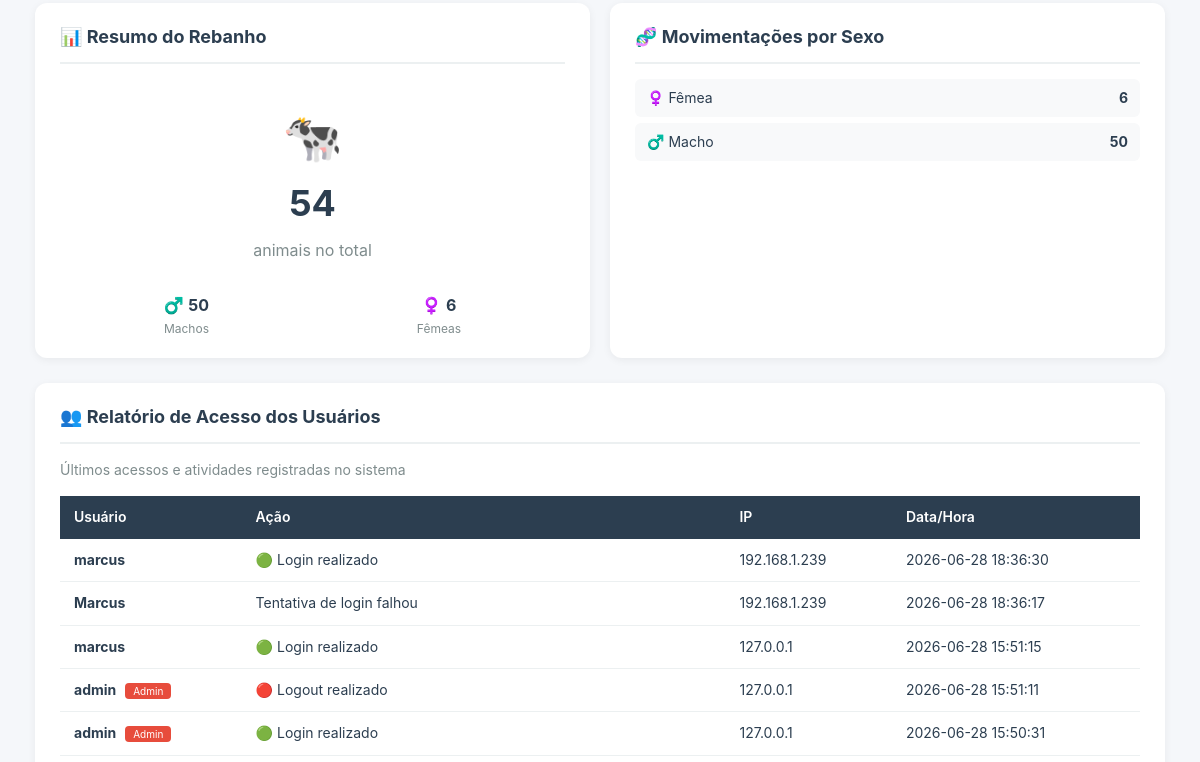
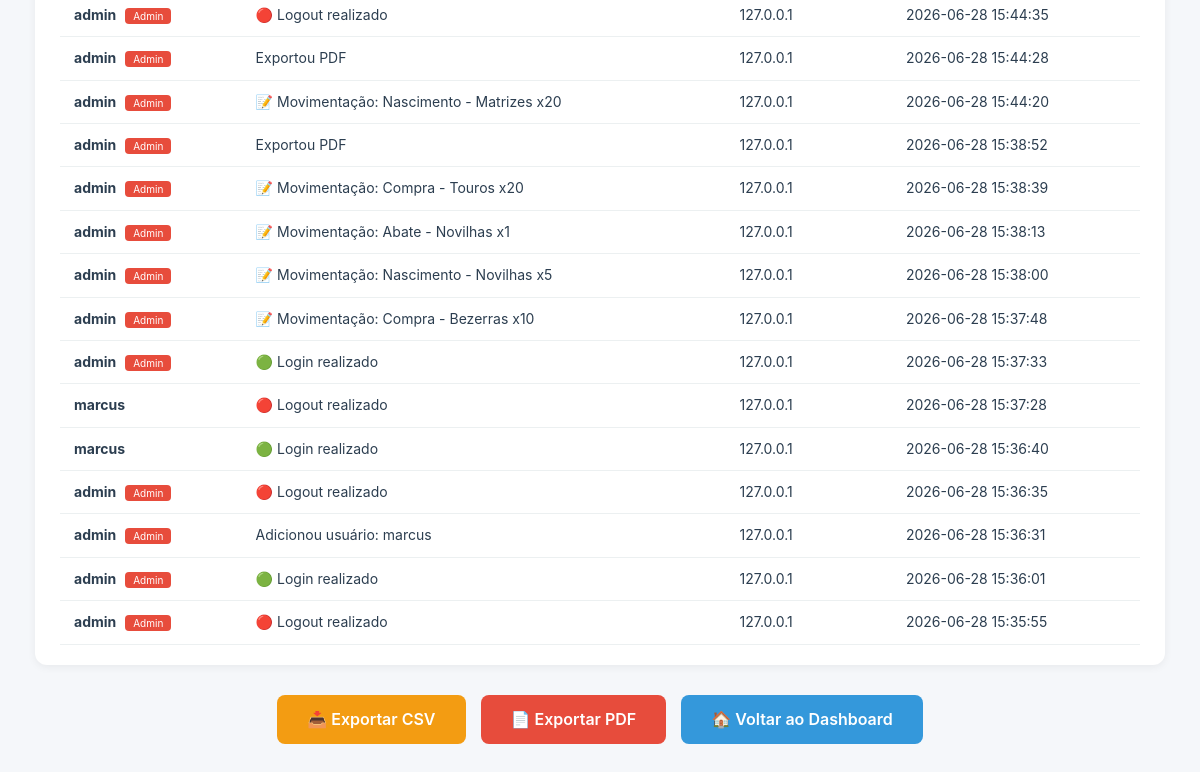
/relatorios (signed in, lower part), run on an earlier commit of the app's database (2 pictures, top to bottom).
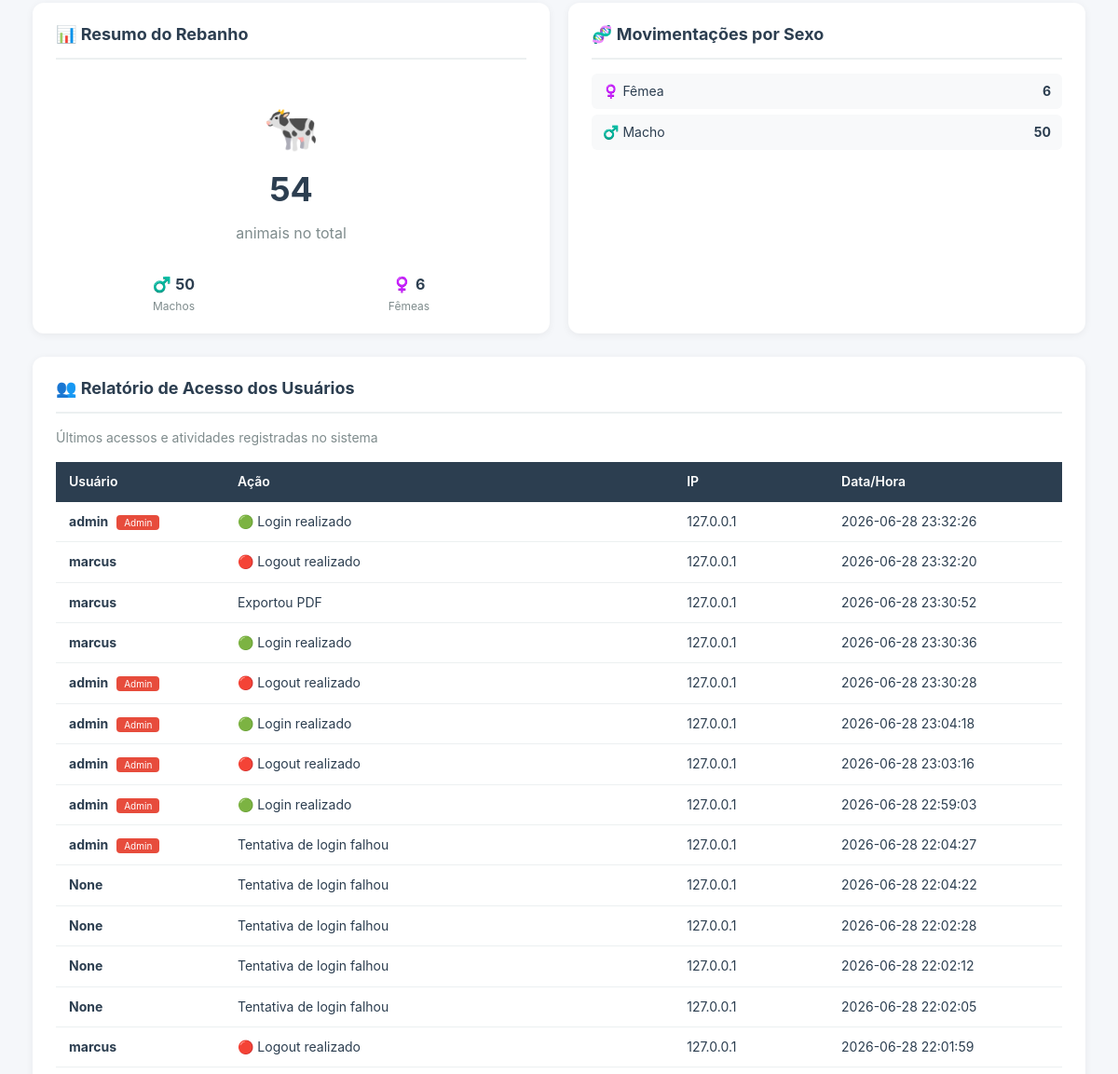
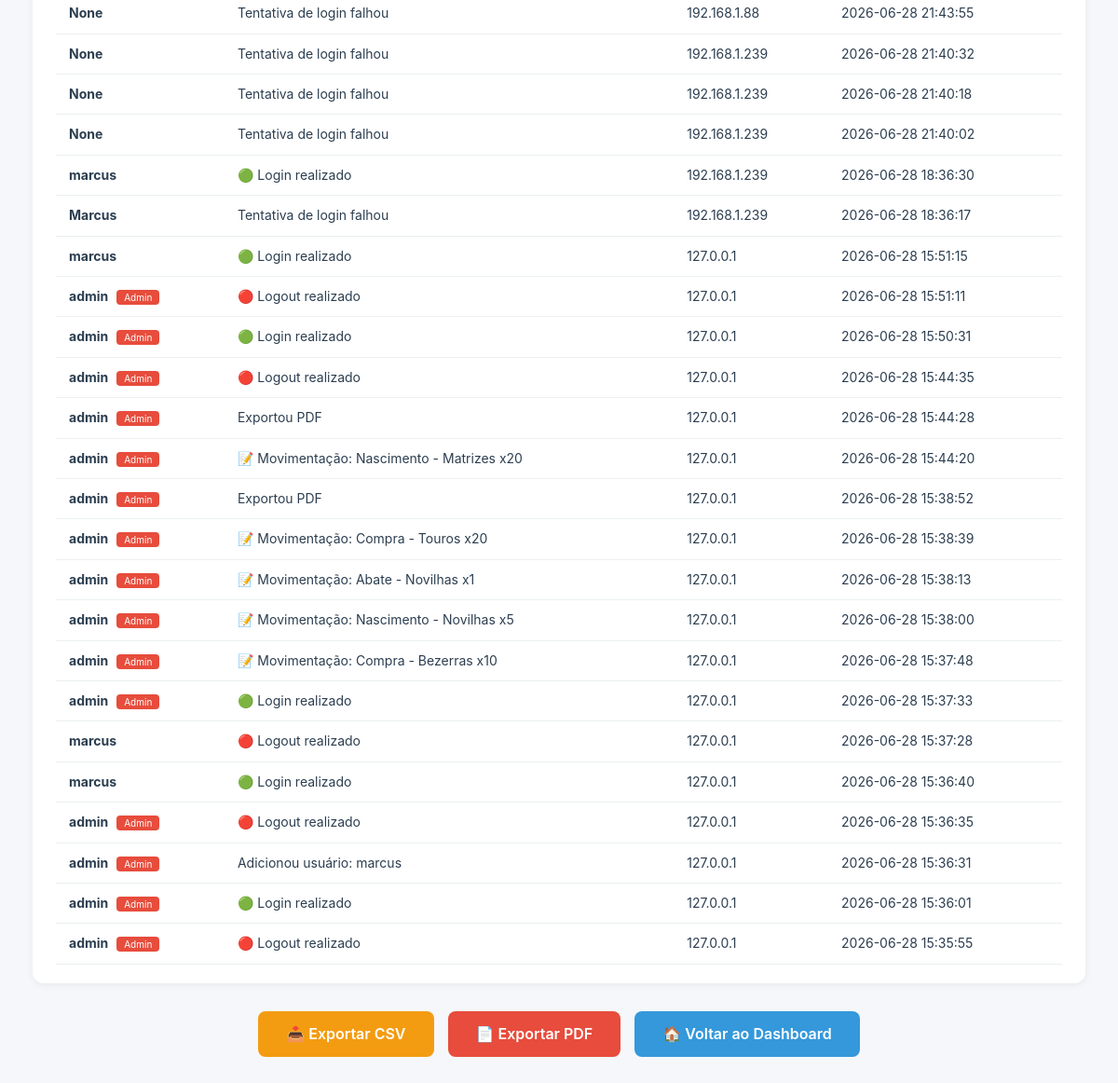
And on a later commit of the database (2 pictures, top to bottom).
### tables this page shows
CREATE TABLE logs_acesso (
        id INTEGER PRIMARY KEY AUTOINCREMENT,
        usuario TEXT,
        acao TEXT,
        ip TEXT,
        data TIMESTAMP DEFAULT CURRENT_TIMESTAMP
    );

### app.py (the view)
@app.route("/relatorios")
@login_required
def relatorios():
    conn = connect()
    cursor = conn.cursor()
    cursor.execute("SELECT nome, quantidade FROM categorias ORDER BY id")
    categorias = cursor.fetchall()
    cursor.execute("""
        SELECT tipo, SUM(quantidade) as total
        FROM movimentacoes
        GROUP BY tipo
        ORDER BY tipo
    """)
    movimentacoes_por_tipo = cursor.fetchall()
    cursor.execute("SELECT COUNT(*) FROM movimentacoes")
    total_movimentacoes = cursor.fetchone()[0]
    cursor.execute("""
        SELECT sexo, SUM(quantidade)
        FROM movimentacoes
        WHERE sexo IS NOT NULL AND sexo != ''
        GROUP BY sexo
    """)
    movimentacoes_por_sexo = cursor.fetchall()
    cursor.execute("""
        SELECT usuario, acao, ip, data
        FROM logs_acesso
        ORDER BY id DESC
        LIMIT 100
    """)
    logs_acesso = cursor.fetchall()
    conn.close()
    return render_template(
        "relatorios.html",
        categorias=categorias,
        movimentacoes_por_tipo=movimentacoes_por_tipo,
        total_movimentacoes=total_movimentacoes,
        movimentacoes_por_sexo=movimentacoes_por_sexo,
        logs_acesso=logs_acesso
    )

### app.py (called while the page is built)
def login_required(f):
    @wraps(f)
    def decorated_function(*args, **kwargs):
        if 'usuario' not in session:
            flash('Por favor, faça login para acessar esta página.', 'warning')
            return redirect(url_for('login'))
        return f(*args, **kwargs)
    return decorated_function

### database.py (called while the page is built)
def connect():
    return sqlite3.connect(DB_NAME)

### templates/relatorios.html (shortened to what the changed rows need)
{% extends "base.html" %}
{% block content %}
<div class="row-duas-colunas">
    <div class="card-box">
        <div class="lista-categorias">
            {% for s in movimentacoes_por_sexo %}
            <div class="item-categoria">
                <span>
                    {% if s[0] == "Macho" %}♂️
                    {% elif s[0] == "Fêmea" %}♀️
                    {% endif %}
                    {{ s[0] }}
                </span>
                <strong>{{ s[1] }}</strong>
            </div>
            {% else %}
            <p style="text-align: center; color: #95a5a6;">Nenhuma movimentação com sexo registrado</p>
            {% endfor %}
        </div>
    </div>
</div>
<div class="card-box full-width">
    <div style="overflow-x: auto;">
        <table class="tabela-logs">
            <thead>
                <tr>
                    <th>Usuário</th>
                    <th>Ação</th>
                    <th>IP</th>
                    <th>Data/Hora</th>
                </tr>
            </thead>
            <tbody>
                {% for log in logs_acesso %}
                <tr>
                    <td>
                        <strong>{{ log[0] }}</strong>
                        {% if log[0] == 'admin' %}
                            <span style="background: #e74c3c; color: white; padding: 2px 8px; border-radius: 4px; font-size: 10px; margin-left: 5px;">Admin</span>
                        {% endif %}
                    </td>
                    <td>
                        {% if 'Login' in log[1] %}
                            🟢 {{ log[1] }}
                        {% elif 'Logout' in log[1] %}
                            🔴 {{ log[1] }}
                        {% elif 'Movimentação' in log[1] %}
                            📝 {{ log[1] }}
                        {% elif 'adicionou' in log[1] or 'removeu' in log[1] or 'alterou' in log[1] %}
                            👥 {{ log[1] }}
                        {% else %}
                            {{ log[1] }}
                        {% endif %}
                    </td>
                    <td>{{ log[2] }}</td>
                    <td>{{ log[3] }}</td>
                </tr>
                {% else %}
                <tr>
                    <td colspan="4" style="text-align: center; color: #95a5a6;">Nenhum log de acesso registrado</td>
                </tr>
                {% endfor %}
            </tbody>
        </table>
    </div>
</div>
{% endblock %}

What changed in the data, as far as the page shows it:
added logs_acesso: usuario "admin", shows "Admin", acao "Login realizado", ip "127.0.0.1", data "2026-06-28 23:32:26"
added logs_acesso: usuario "marcus", acao "Logout realizado", ip "127.0.0.1", data "2026-06-28 23:32:20"
added logs_acesso: usuario "marcus", acao "Exportou PDF", ip "127.0.0.1", data "2026-06-28 23:30:52"
added logs_acesso: usuario "marcus", acao "Login realizado", ip "127.0.0.1", data "2026-06-28 23:30:36"
added logs_acesso: usuario "admin", shows "Admin", acao "Logout realizado", ip "127.0.0.1", data "2026-06-28 23:30:28"
added logs_acesso: usuario "admin", shows "Admin", acao "Login realizado", ip "127.0.0.1", data "2026-06-28 23:04:18"
added logs_acesso: usuario "admin", shows "Admin", acao "Logout realizado", ip "127.0.0.1", data "2026-06-28 23:03:16"
added logs_acesso: usuario "admin", shows "Admin", acao "Login realizado", ip "127.0.0.1", data "2026-06-28 22:59:03"
added logs_acesso: usuario "admin", shows "Admin", acao "Tentativa de login falhou", ip "127.0.0.1", data "2026-06-28 22:04:27"
added logs_acesso: log "None", acao "Tentativa de login falhou", ip "127.0.0.1", data "2026-06-28 22:04:22"
added logs_acesso: log "None", acao "Tentativa de login falhou", ip "127.0.0.1", data "2026-06-28 22:02:28"
added logs_acesso: log "None", acao "Tentativa de login falhou", ip "127.0.0.1", data "2026-06-28 22:02:12"
added logs_acesso: log "None", acao "Tentativa de login falhou", ip "127.0.0.1", data "2026-06-28 22:02:05"
added logs_acesso: usuario "marcus", acao "Logout realizado", ip "127.0.0.1", data "2026-06-28 22:01:59"
added logs_acesso: log "None", acao "Tentativa de login falhou", ip "192.168.1.88", data "2026-06-28 21:43:55"
added logs_acesso: log "None", acao "Tentativa de login falhou", ip "192.168.1.239", data "2026-06-28 21:40:32"
added logs_acesso: log "None", acao "Tentativa de login falhou", ip "192.168.1.239", data "2026-06-28 21:40:18"
added logs_acesso: log "None", acao "Tentativa de login falhou", ip "192.168.1.239", data "2026-06-28 21:40:02"
